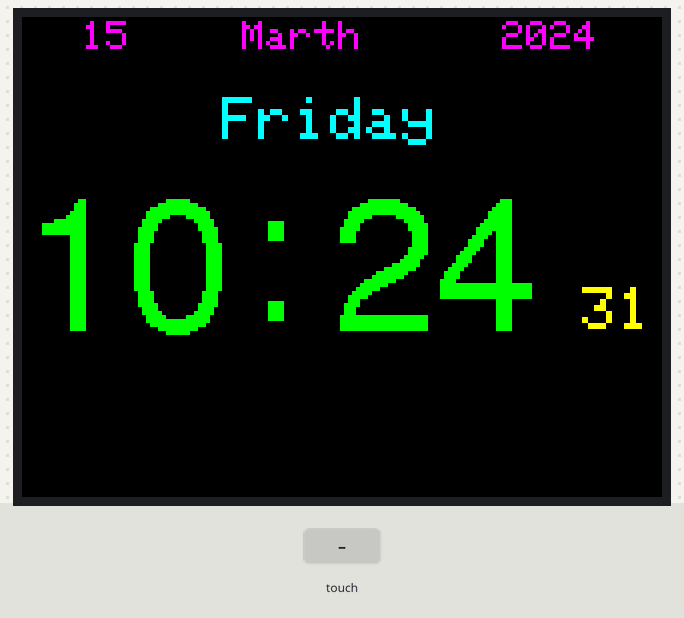
A sketch run on a simulated Arduino Uno, built with avr-gcc and run on an emulated ATmega328P. On the bench: 320×240 colour display. Inputs (shaded band) come from the test bench. The local clock reads 2024-03-15 10:24:30 at power-on unless the sketch sets it; what the sketch prints to the serial monitor is not drawn.

Above: at 1.4 s.
1.5 s: touch panel pressed at 13 % / 70 % of its raw x / y range
At 2.8 s:
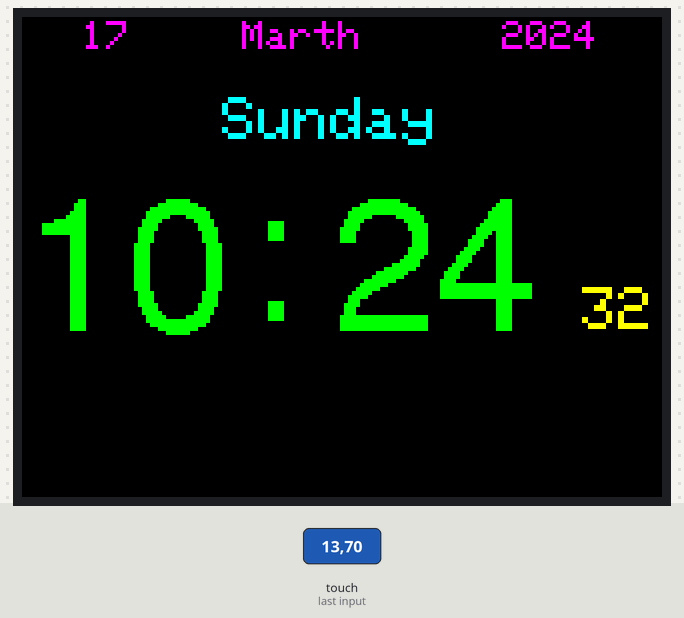
4.5 s: touch panel pressed at 38 % / 70 % of its raw x / y range
At 5.8 s:
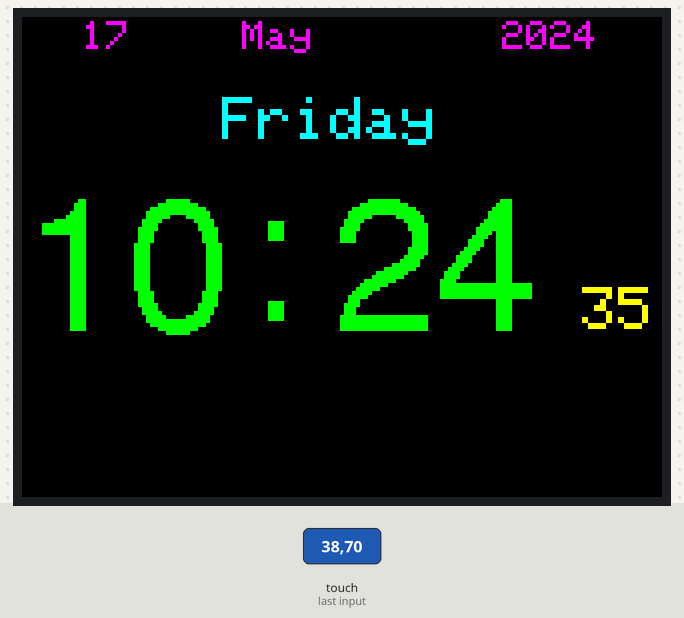
7.5 s: touch panel pressed at 62 % / 70 % of its raw x / y range
At 8.8 s:
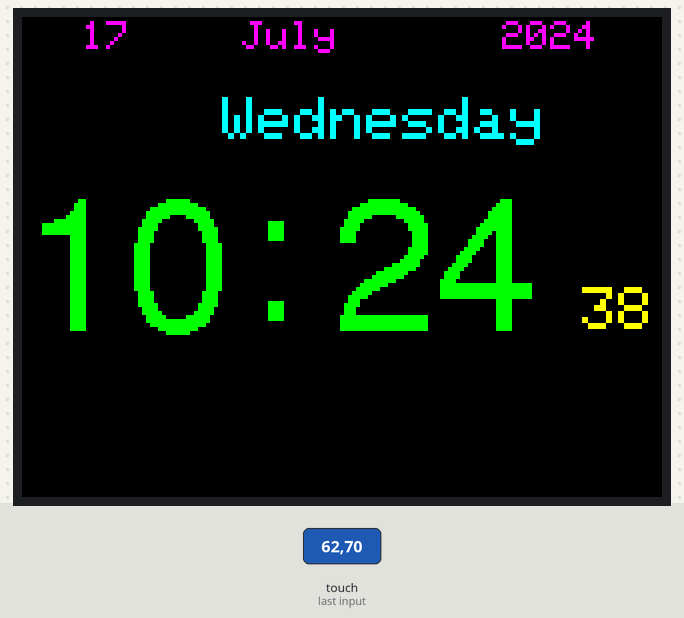
10.5 s: touch panel pressed at 38 % / 90 % of its raw x / y range
At 11.8 s:
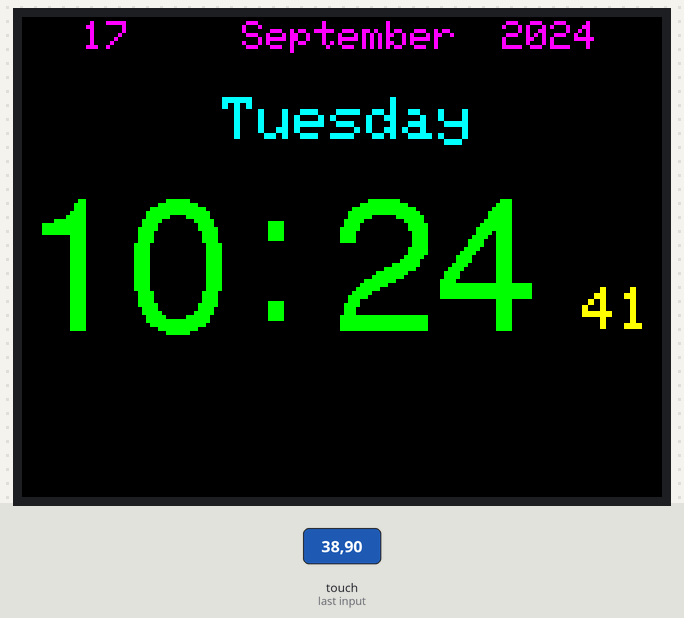
13.5 s: touch panel pressed at 62 % / 90 % of its raw x / y range
At 14.8 s:
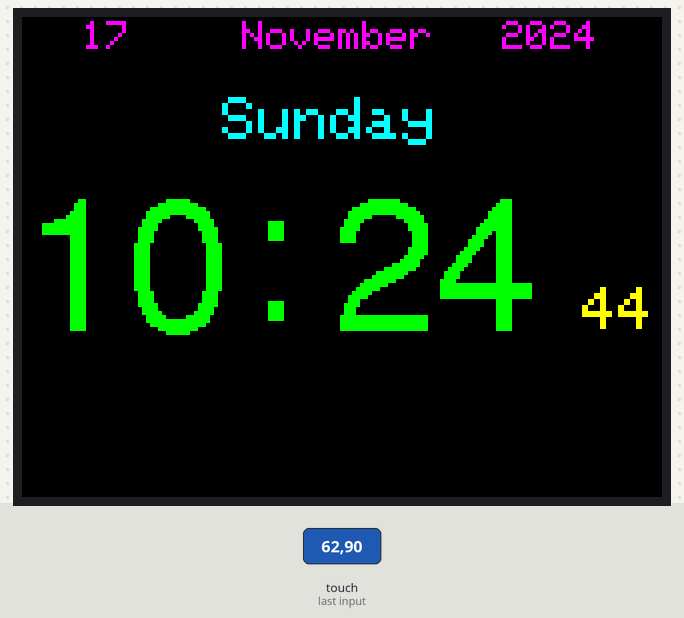
16.5 s: touch panel pressed at 38 % / 70 % of its raw x / y range
At 17.8 s:
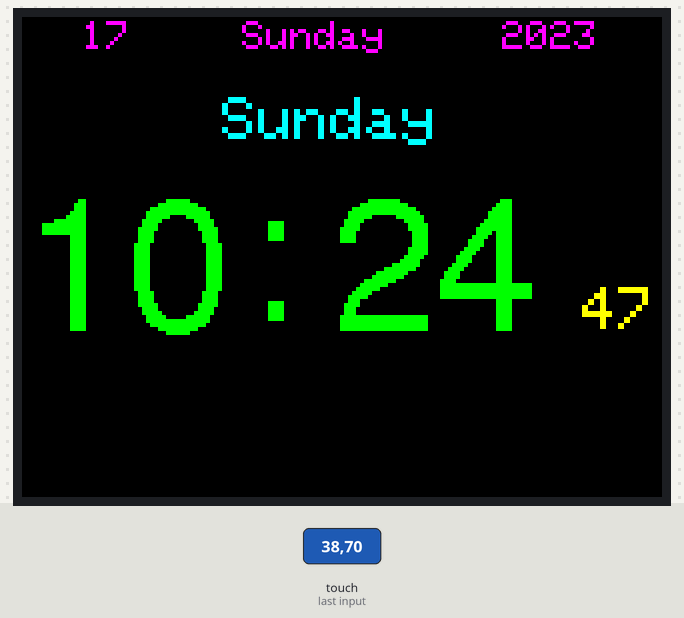
Timing chart, 0 to 19.5 s (numbered marks = the images above; inputs shaded):
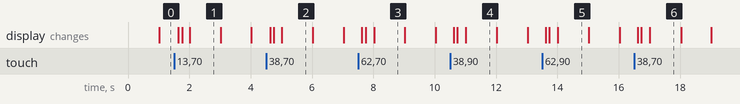

The sketch:

DS3231_mcushield24_adj_9341.ino
```cpp
 // Часы для 2,4 TFT на красной шилде или 9325 или 9341 и UNO
 // с температурой из DS3231

#include <Adafruit_GFX.h>
//#include <FreeDefaultFonts.h>
#include <MCUFRIEND_kbv.h>
#include "TouchScreen.h"

//#include <Fonts/FreeMonoBoldOblique24pt7b.h>
#include <Fonts/FreeSans24pt7b.h>

#include "Wire.h"
#include "RTClib.h"

RTC_DS3231 rtc;
//RTC_DS1307 rtc;
MCUFRIEND_kbv tft;

// *** Define Touchscreen Pin
#define YP A2
#define XM A3
#define YM 8
#define XP 9

// *** Define Value of Touchscreen input
#define TS_MINX 125
#define TS_MINY 85
#define TS_MAXX 965
#define TS_MAXY 905

// *** Define Pin of LCD used
#define LCD_CS A3
#define LCD_CD A2
#define LCD_WR A1
#define LCD_RD A0
#define LCD_RESET A4

// *** Define Name of Color
#define BLACK           0x0000      //   0,   0,   0
#define NAVY            0x000F      //  0,   0, 128
#define DARKGREEN       0x03E0      //   0, 128,   0
#define DARKCYAN        0x03EF      //   0, 128, 128
#define MAROON          0x7800      // 128,   0,   0
#define PURPLE          0x780F      // 128,   0, 128
#define OLIVE           0x7BE0      // 128, 128,   0
#define LIGHTGREY       0xC618      // 192, 192, 192
#define DARKGREY        0x7BEF      // 128, 128, 128
#define BLUE            0x001F      //   0,   0, 255
#define GREEN           0x07E0      //   0, 255,   0
#define CYAN            0x07FF      //   0, 255, 255
#define RED             0xF800      // 255,   0,   0
#define MAGENTA         0xF81F      // 255,   0, 255
#define YELLOW          0xFFE0      // 255, 255,   0
#define WHITE           0xFFFF      // 255, 255, 255
#define ORANGE          0xFD20      // 255, 165,   0
#define GREENYELLOW     0xAFE5      // 173, 255,  47
#define PINK            0xF81F
#define DARKDARKGREEN   0x01A0

#define MINPRESSURE 10
#define MAXPRESSURE 1000

// ARRAY TO REPLACE SINGLE DIGITS WITH LEADING ZEROES
char leadingZero[10][4] = {"00", "01", "02", "03", "04", "05", "06", "07", "08", "09"};
char daysOfTheWeek[7][12] = {"Sunday   ", "Monday   ", "Tuesday  ", "Wednesday", "Thursday ", "Friday   ", "Saturday "};
char monthOfTheYear[12][12] = {"December ", "January  ", "February ", "Marth    ", "April    ", "May      ", "June     ", "July     ", "August   ", "September", "October  ", "November "};

const int TS_LEFT=907,TS_RT=136,TS_TOP=942,TS_BOT=139;

TouchScreen ts = TouchScreen(XP, YP, XM, YM, 300);

TSPoint tp;

void setup() {

  Serial.begin(9600);
  rtc.begin();
     if (! rtc.begin()) {
     Serial.println("Couldn't find RTC");
     while (1);
   }
 //  if (rtc.lostPower()) {
 //   Serial.println("RTC is NOT running!");
 //   }
    // following line sets the RTC to the date & time this sketch was compiled
 //   rtc.adjust(DateTime(F(__DATE__), F(__TIME__)));
    // This line sets the RTC with an explicit date & time, for example to set
    // January 21, 2014 at 3am you would call:
//  rtc.adjust(DateTime(2020, 7, 5, 18, 8, 20));

  tft.reset();
 // tft.begin(0x1289);  //Or replace it with 0x9341, 0x9328 etc..
// tft.begin(0x9325);
  tft.begin(0x9341);
  tft.setRotation(3); //
  tft.fillScreen(BLACK);

  }

  void loop(){

   DateTime now = rtc.now();

    tft.setFont(&FreeSans24pt7b);
    tft.setTextColor (GREEN, BLACK);
  //  tft.setTextColor (GREEN);
    tft.setTextSize (2);

       if (now.hour() > 0 && now.hour() < 10) {
          tft.setCursor(57, 155);
        if (now.minute() ==  0 && now.second() == 0) tft.fillRect(0, 85, 110, 80, BLACK);
          tft.print(now.hour());
  }
        else {
          tft.setCursor(0, 155);
         if (now.minute() ==  0 && now.second() == 0) tft.fillRect(0, 85, 110, 80, BLACK);
          tft.print(now.hour());
        }
        if (now.hour() == 0  &&  now.minute() ==  0 && now.second() == 0) {
             tft.setCursor(0, 155);
             tft.fillRect(0, 85, 110, 80, BLACK);
             tft.fillRect(50, 2, 20, 20, BLACK);
             tft.print(leadingZero[now.hour()]);
        }

  // INSERTS THE FIRST DIVIDING COLON
  tft.setCursor(115, 150);
  tft.print(":");

  // MOVES THE CURSOR AND DRAWS THE MINUTES, LEADING ZERO, ETC
  tft.setCursor(155, 155);
  if (now.minute() >= 0 && now.minute() < 10){
      if (now.second() ==  0) {
    tft.fillRect(155, 85, 100, 80, BLACK);}
    tft.print(leadingZero[now.minute()]);

  }
  else {
    if (now.second() ==  0) {
   tft.fillRect(155, 85, 100, 80, BLACK);
  // delay(1000);
        }
    tft.print(now.minute());
   //     delay(1000);
    }

   tft.setFont(NULL);
   tft.setTextSize (3);
   tft.setTextColor (YELLOW, BLACK);

  // MOVES THE CURSOR AND DRAWS THE SECONDS, LEADING ZERO, ETC
   tft.setCursor(280, 135);
 if (now.second() >= 0 && now.second() <10){
    tft.print(leadingZero[now.second()]);
  }
  else{
   tft.print(now.second());
 }
  tft.setCursor(0, 1);
  tft.setTextSize (2);
  tft.setTextColor (MAGENTA, BLACK);
    tft.setCursor(30, 2);
    tft.print(now.day());

  tft.setCursor(110, 2);
  tft.print(monthOfTheYear[now.month()]);
  tft.setCursor(240, 2);
  tft.print(now.year());

     tft.setCursor(100, 40);
     tft.setTextSize (3);
     tft.setTextColor (CYAN, BLACK);
     tft.print(daysOfTheWeek[now.dayOfTheWeek()]);

 //   tft.setTextSize (2);
 //    tft.setCursor(0, 180);
 //    tft.setTextColor (RED, BLACK);
 //    tft.print("Temperature");

 //  tft.setTextSize (5);
 //    tft.setCursor(35, 200);
 //    tft.setTextColor (RED, BLACK);
  //   tft.print(rtc.getTemperature()-2);

 tp = ts.getPoint();
    pinMode(XM, OUTPUT);
    pinMode(YP, OUTPUT);
if (tp.z > MINPRESSURE && tp.z < MAXPRESSURE) {
  // adjusting the minutes -----------------------------------------
  if (tp.x > 500 && tp.y < 500) {
      int minutes1 = now.minute();
      minutes1++;
      delay(100);
      if (minutes1 > 59) minutes1 = 0;
      Serial.println(minutes1, DEC);
      rtc.adjust(DateTime(now.year(), now.month(), now.day(), now.hour(), minutes1, 0));
 }
  // adjusting the hours -------------------------------------------
   if (tp.x < 500 && tp.y < 500) {
      int hour1 = now.hour();
      hour1++;
      delay(100);
      if (hour1 > 23) hour1 = 0;
      Serial.println(hour1, DEC);
      rtc.adjust(DateTime(now.year(), now.month(), now.day(), hour1, now.minute(), now.second()));
      tft.fillRect(0, 85, 110, 80, BLACK);
 }
 // adjusting the day ---------------------------------------------------
   if (tp.x > 0 && tp.x < 300 && tp.y > 600) {
      int day1 = now.day();
      day1++;
      delay(100);
      if (day1 > 31) day1 = 0;
      Serial.println(day1, DEC);
      rtc.adjust(DateTime(now.year(), now.month(), day1, now.hour(), now.minute(), now.second()));
      tft.fillRect(0, 20, 60, 60, BLACK);
  }
  // adjusting the month ------------------------------------------------
   if (tp.x > 300 && tp.x < 700 && tp.y > 600) {
      int month1 = now.month();
      month1++;
      delay(100);
      if (month1 > 12) month1 = 0;
      Serial.println(month1, DEC);
      rtc.adjust(DateTime(now.year(), month1, now.day(), now.hour(), now.minute(), now.second()));

  }
   // adjusting the year ------------------------------------------------
   if (tp.x > 700 && tp.y > 600) {
      int year1 = now.year();
      year1++;
      delay(200);
      if (year1 > 2040) year1 = 2015;
      Serial.println(year1, DEC);
      rtc.adjust(DateTime(year1, now.month(), now.day(), now.hour(), now.minute(), now.second()));

   }
  }
 }
```

Measured:
- after the input at 1.5 s, the display: first changes after 0.14 s (image 1 shows a later state)
- after the input at 4.5 s, the display: first changes after 0.14 s (image 2 shows a later state)
- after the input at 7.5 s, the display: first changes after 0.13 s (image 3 shows a later state)
- after the input at 10.5 s, the display: first changes after 0.12 s (image 4 shows a later state)
- after the input at 13.5 s, the display: first changes after 0.13 s (image 5 shows a later state)
- after the input at 16.5 s, the display: first changes after 0.12 s (image 6 shows a later state)
- what the display in image 1 shows lasts 1.0 s, from 2.0 s to 3.0 s
